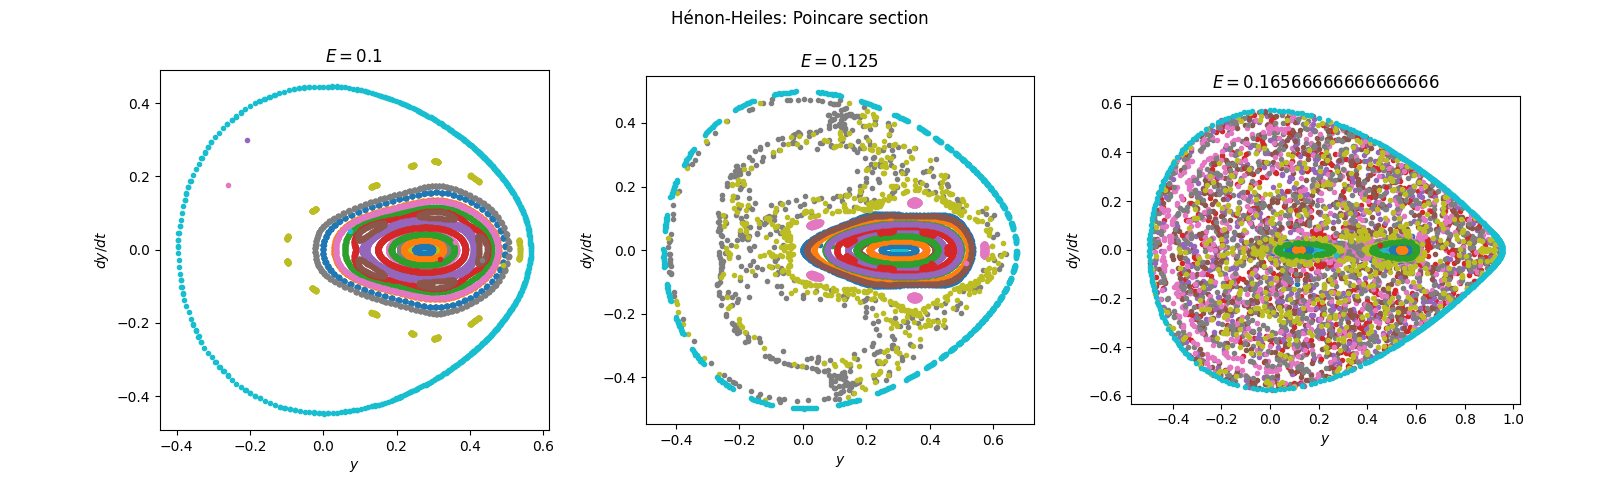

This figure's Python source:
import numpy as np
import matplotlib.pyplot as plt
from scipy.optimize import fsolve
from ODEmethods.methods import sym_methods
from ODEmethods.symplectic import SymIntegrator

# Henon-Heiles galactic potential:
def hehe(t, y, par=None):
    # y is of the form [x, vx, y, vy]
    v = y[1::2]
    ax1 = - y[0] - 2.*y[0]*y[2]
    ay1 = - y[2] - np.power(y[0],2.) + np.power(y[2],2.)
    return [v[0], ax1, v[1], ay1]

def ymax(y, e):
    return 2.*e - y**2. + (2./3.)*y**3.

def poincare(si):
    # poincare map for x=0
    si = np.array(si)
    y = []
    for i in range(len(si)):
        if (si[i,0] > 0. and si[i-1,0] <= 0.):
            dx = si[i,0] - si[i-1,0]
            y_poincare = si[i-1] + ((si[i] - si[i-1])/dx)*(0.-si[i-1,0])
            y.append(y_poincare)
    return np.array(y)

n = 20000
h = 0.2
eps = 1e-3
e_ar = [1./10., 1./8., (1./6.)-eps]

fig, axs = plt.subplots(1, len(e_ar))
plt.suptitle("Hénon-Heiles: Poincare section")
fig.set_size_inches(16, 5)

for i in range(len(e_ar)):
    #print(i)
    e = e_ar[i]
    y_init = np.linspace(0., fsolve(ymax, 0.5, e), 20)
    v_init = np.sqrt(2.*e - np.power(y_init, 2.) + (2./3.)*np.power(y_init, 3.))
    for y0, v0 in zip(y_init, v_init):
        problem_si = SymIntegrator(sym_methods["VEFRL"], hehe, parameters=None)
        si = problem_si.run(x0=0, y0=[0., v0, y0, 0.], stepnum=n, stepsize=h)
        pmap = poincare(si[1])             # linear interpolation
        axs[i].scatter(pmap[:,2], pmap[:,3], marker='.')
    axs[i].set_title(r'$E=$'+str(e))
    axs[i].set_xlabel(r'$y$')
    axs[i].set_ylabel(r'$dy/dt$')
    axs[i].set_aspect(1)

plt.subplots_adjust(left=0.1, right=0.95, bottom=0.1, top=0.9, wspace=0.25, hspace=0.3)
plt.savefig("henon_heiles.png")
plt.show()